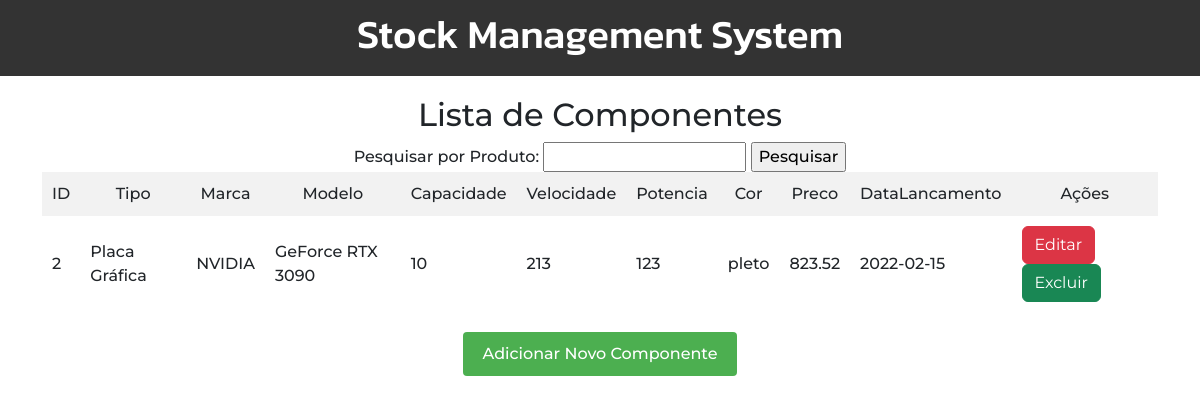
Page /index2.php?produto=Placa Gráfica (signed in) on the committed database.
### tables this page shows
CREATE TABLE `componentes` (
  `ID` int(11) NOT NULL,
  `Tipo` varchar(50) NOT NULL,
  `Marca` varchar(50) DEFAULT NULL,
  `Modelo` varchar(50) DEFAULT NULL,
  `Quantidade` int(11) NOT NULL,
  `Capacidade` int(11) DEFAULT NULL,
  `Velocidade` varchar(20) DEFAULT NULL,
  `Potencia` int(11) DEFAULT NULL,
  `Cor` varchar(20) DEFAULT NULL,
  `Preco` decimal(10,2) DEFAULT NULL,
  `DataLancamento` date DEFAULT NULL
);

### index2.php (the view, shortened to what this page needs)
<!DOCTYPE html>
<html lang="en">
<head>
</head>
<body>
<header>
    <h1>Stock Management System</h1>
</header>
<div class="container">
    <div class="content-container">
        <h2>Lista de Componentes</h2>
        <form method="GET" action="">
            <label for="produto">Pesquisar por Produto:</label>
            <input type="text" name="produto" id="produto">
            <input type="submit" value="Pesquisar">
        </form>
        <?php
        $conexao = new mysqli("localhost","root","","gestaostock");
        $whereClause = "";
        if (isset($_GET['produto']) && !empty($_GET['produto'])) {
            $produto = $conexao->real_escape_string($_GET['produto']);
            $whereClause = " WHERE Tipo LIKE '%$produto%' OR Marca LIKE '%$produto%' OR Modelo LIKE '%$produto%'";
        }
        $query = "SELECT * FROM Componentes" . $whereClause;
        $resultado = $conexao->query($query);
        if ($resultado->num_rows > 0) {
            echo "<table>
                    <tr>
                        <th>ID</th>
                        <th>Tipo</th>
                        <th>Marca</th>
                        <th>Modelo</th>
                        <th>Capacidade</th>
                        <th>Velocidade</th>
                        <th>Potencia</th>
                        <th>Cor</th>
                        <th>Preco</th>
                        <th>DataLancamento</th>
                        <th>Ações</th>
                    </tr>";
            while ($linha = $resultado->fetch_assoc()) {
                echo "<tr>
                        <td>{$linha['ID']}</td>
                        <td>{$linha['Tipo']}</td>
                        <td>{$linha['Marca']}</td>
                        <td>{$linha['Modelo']}</td>
                        <td>{$linha['Capacidade']}</td>
                        <td>{$linha['Velocidade']}</td>
                        <td>{$linha['Potencia']}</td>
                        <td>{$linha['Cor']}</td>
                        <td>{$linha['Preco']}</td>
                        <td>{$linha['DataLancamento']}</td>
                        <td>
                            <a href='edit.php?id={$linha['ID']}' class='btn btn-danger'>Editar</a>
                            <a href='delete.php?id={$linha['ID']}' class='btn btn-success'>Excluir</a>
                        </td>
                    </tr>";
            }
            echo "</table>";
        } else {
            echo "Nenhum componente encontrado.";
        }
        ?>
        <a href="add.php" class="button">Adicionar Novo Componente</a>
    </div>
</div>
</body>
</html>

### style.css (style rules this page uses)
* { font-family: 'Montserrat', sans-serif; font-weight: 500; }
body { font-family: Arial, sans-serif; margin: 0; }
header { background-color: #333; padding: 10px; text-align: center; color: white; }
header h1 { font-family: 'Kanit', sans-serif !important; }
.container { display: flex; justify-content: space-between; align-items: center; padding: 20px; }
.content-container { text-align: center; width: 100%; }
h2 { margin-bottom: 20px; }
table { border-collapse: collapse; width: 100%; }
th, td { border: 1px solid #ddd; padding: 10px; text-align: left; }
th { background-color: #f2f2f2; }
a.button { display: inline-block; padding: 10px 20px; background-color: #4CAF50; color: white; text-decoration: none; border-radius: 4px; margin-top: 20px; }

### rows in the picture
componentes: ID "2", Tipo "Placa Gráfica", Marca "NVIDIA", Modelo "GeForce RTX 3090", Capacidade "10", Velocidade "213", Potencia "123", Cor "pleto", Preco "823.52", DataLancamento "2022-02-15"
